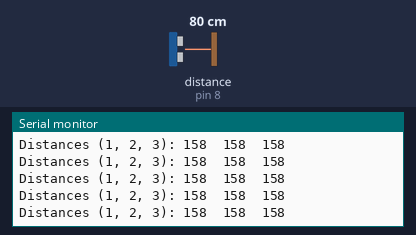
Recording of a sketch running on a simulated Arduino Uno, built with avr-gcc and run on an emulated ATmega328P. Shown: the last lines printed to the serial monitor. Wiring (inferred from the names in the program): ultrasonic range finder: trigger pin 2; echo pin 8. Inputs (shaded band) come from the test bench; at power-on: distance to the obstacle (sensor on pin 8) 80 cm. The echo pulse lasts 58.3 µs per cm.

Above: at 1.2 s.
1.3 s: distance to the obstacle (sensor on pin 8) set to 9 cm
At 2.3 s:
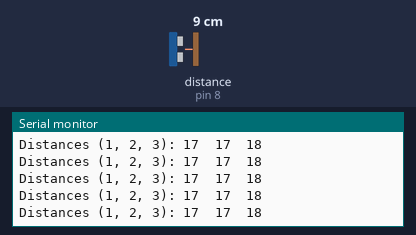
4.3 s: distance to the obstacle (sensor on pin 8) set to 18 cm
At 5.3 s:
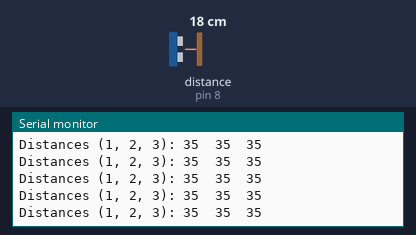
7.3 s: distance to the obstacle (sensor on pin 8) set to 2 cm
At 7.9 s:
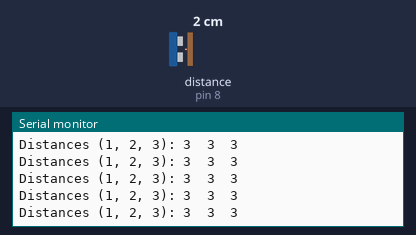
Timing chart, 0 to 9.8 s (numbered marks = the images above; inputs shaded):
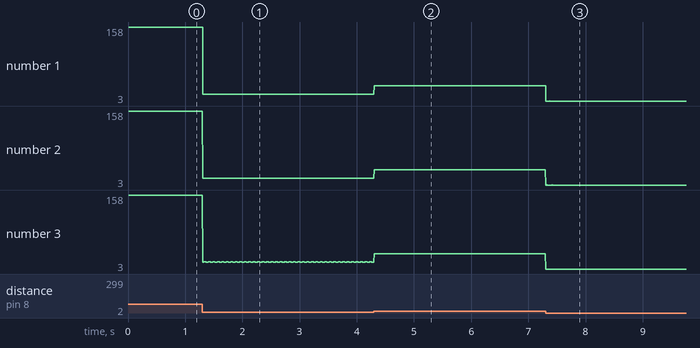

Measured:
- after the input at 1.3 s, the serial monitor: prints a new line at once (image 1)
- after the input at 4.3 s, the serial monitor: prints a new line at once (image 2)
- after the input at 7.3 s, the serial monitor: prints a new line at once (image 3)
- plotted number 1: 158 → 17 after the input at 1.3 s, 17 → 35 after the input at 4.3 s
- plotted number 2: 158 → 17 after the input at 1.3 s, 17 → 35 after the input at 4.3 s
- plotted number 3: 158 → 18 after the input at 1.3 s, 18 → 35 after the input at 4.3 s

The sketch:

FourUltrasonics.ino
```cpp
/*
	Distances between Three Transmitter HC-SR04s and One Receiver HC-SR04

	Prints the distance between each transmitter HC-SR04 and the receiver HC-SR04
	to Serial.

	The circuit:
	* RX HC-SR04 trig pin to digital pin 2
	* RX HC-SR04 echo pin to digital pin 8
	* 1st TX HC-SR04 trig pin to digital pin 4
	* 2nd TX HC-SR04 trig pin to digital pin 5
	* 3rd TX HC-SR04 trig pin to digital pin 6

	Created Summer 2017
	By Kaiz Akhtar

*/

// Pin numbers
const int rxTrigPin = 2;
const int rxEchoPin = 8;
const int tx1TrigPin = 4;
const int tx2TrigPin = 5;
const int tx3TrigPin = 6;

// Math helper variables
long tx1Time;
long tx2Time;
long tx3Time;
long rx1Time1;
long rx1Time2;
long rx1Time3;

int distance1;
int distance2;
int distance3;
long duration1;
long duration2;
long duration3;

void setup() {
  pinMode(tx1TrigPin, OUTPUT);
  pinMode(tx2TrigPin, OUTPUT);
  pinMode(tx3TrigPin, OUTPUT);
  pinMode(rxTrigPin, OUTPUT);
  pinMode(rxEchoPin, INPUT);
  Serial.begin(115200); // Starts the serial communication
}

void loop() {
  // Clears the trigPins
  digitalWrite(tx1TrigPin, LOW);
  digitalWrite(rxTrigPin, LOW);
  delayMicroseconds(2);
  // Sets the trigPin on HIGH state for 10 micro seconds
  digitalWrite(tx1TrigPin, HIGH);
  digitalWrite(rxTrigPin, HIGH);
  delayMicroseconds(10);
  digitalWrite(tx1TrigPin, LOW);
  digitalWrite(rxTrigPin, LOW);
  // Reads the echoPin
  while(digitalRead(rxEchoPin) == LOW) ;
  tx1Time = micros();
  while(digitalRead(rxEchoPin) == HIGH && micros() - tx1Time < 11600) ;
  rx1Time1 = micros();
  duration1 = rx1Time1 - tx1Time;
  distance1 = duration1*0.034;

  // Clears the trigPins
  digitalWrite(tx2TrigPin, LOW);
  digitalWrite(rxTrigPin, LOW);
  delayMicroseconds(2);
  // Sets the trigPin on HIGH state for 10 micro seconds
  digitalWrite(tx2TrigPin, HIGH);
  digitalWrite(rxTrigPin, HIGH);
  delayMicroseconds(10);
  digitalWrite(tx2TrigPin, LOW);
  digitalWrite(rxTrigPin, LOW);
  // Reads the echoPin
  while(digitalRead(rxEchoPin) == LOW) ;
  tx2Time = micros();
  while(digitalRead(rxEchoPin) == HIGH && micros() - tx2Time < 11600) ;
  rx1Time2 = micros();
  duration2 = rx1Time2 - tx2Time;
  distance2 = duration2*0.034;

  // Clears the trigPins
  digitalWrite(tx3TrigPin, LOW);
  digitalWrite(rxTrigPin, LOW);
  delayMicroseconds(2);
  // Sets the trigPin on HIGH state for 10 micro seconds
  digitalWrite(tx3TrigPin, HIGH);
  digitalWrite(rxTrigPin, HIGH);
  delayMicroseconds(10);
  digitalWrite(tx3TrigPin, LOW);
  digitalWrite(rxTrigPin, LOW);
  // Reads the echoPin
  while(digitalRead(rxEchoPin) == LOW) ;
  tx3Time = micros();
  while(digitalRead(rxEchoPin) == HIGH && micros() - tx3Time < 11600) ;
  rx1Time3 = micros();
  duration3 = rx1Time3 - tx3Time;
  distance3 = duration3*0.034;

  // Write out the distances to serial
  Serial.print("Distances (1, 2, 3): ");
  Serial.print(distance1);
  Serial.print('\t');
  Serial.print(distance2);
  Serial.print('\t');
  Serial.println(distance3);
}
```
